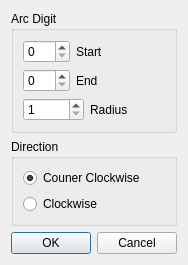
<?xml version="1.0" encoding="UTF-8"?>
<ui version="4.0">
 <class>DialogArcDigitEdit</class>
 <widget class="QDialog" name="DialogArcDigitEdit">
  <property name="geometry">
   <rect>
    <x>0</x>
    <y>0</y>
    <width>178</width>
    <height>263</height>
   </rect>
  </property>
  <property name="windowTitle">
   <string>Dialog</string>
  </property>
  <layout class="QVBoxLayout" name="verticalLayout_3">
   <item>
    <widget class="QGroupBox" name="groupBox">
     <property name="title">
      <string>Arc Digit</string>
     </property>
     <layout class="QVBoxLayout" name="verticalLayout">
      <item>
       <layout class="QHBoxLayout" name="horizontalLayout">
        <item>
         <widget class="QSpinBox" name="spBox_StartDigit">
          <property name="maximum">
           <number>359</number>
          </property>
         </widget>
        </item>
        <item>
         <widget class="QLabel" name="label">
          <property name="text">
           <string>Start</string>
          </property>
         </widget>
        </item>
        <item>
         <spacer name="horizontalSpacer">
          <property name="orientation">
           <enum>Qt::Horizontal</enum>
          </property>
          <property name="sizeHint" stdset="0">
           <size>
            <width>40</width>
            <height>20</height>
           </size>
          </property>
         </spacer>
        </item>
       </layout>
      </item>
      <item>
       <layout class="QHBoxLayout" name="horizontalLayout_2">
        <item>
         <widget class="QSpinBox" name="spBox_EndDigit">
          <property name="minimum">
           <number>0</number>
          </property>
          <property name="maximum">
           <number>359</number>
          </property>
         </widget>
        </item>
        <item>
         <widget class="QLabel" name="label_2">
          <property name="text">
           <string>End</string>
          </property>
         </widget>
        </item>
        <item>
         <spacer name="horizontalSpacer_2">
          <property name="orientation">
           <enum>Qt::Horizontal</enum>
          </property>
          <property name="sizeHint" stdset="0">
           <size>
            <width>40</width>
            <height>20</height>
           </size>
          </property>
         </spacer>
        </item>
       </layout>
      </item>
      <item>
       <layout class="QHBoxLayout" name="horizontalLayout_3">
        <item>
         <widget class="QSpinBox" name="spBox_Radius">
          <property name="minimum">
           <number>1</number>
          </property>
          <property name="maximum">
           <number>65535</number>
          </property>
         </widget>
        </item>
        <item>
         <widget class="QLabel" name="label_3">
          <property name="text">
           <string>Radius</string>
          </property>
         </widget>
        </item>
        <item>
         <spacer name="horizontalSpacer_3">
          <property name="orientation">
           <enum>Qt::Horizontal</enum>
          </property>
          <property name="sizeHint" stdset="0">
           <size>
            <width>40</width>
            <height>20</height>
           </size>
          </property>
         </spacer>
        </item>
       </layout>
      </item>
     </layout>
    </widget>
   </item>
   <item>
    <widget class="QGroupBox" name="groupBox_2">
     <property name="title">
      <string>Direction</string>
     </property>
     <layout class="QVBoxLayout" name="verticalLayout_2">
      <item>
       <widget class="QRadioButton" name="rButton_CounerClockwise">
        <property name="text">
         <string>Couner Clockwise</string>
        </property>
        <property name="checked">
         <bool>true</bool>
        </property>
       </widget>
      </item>
      <item>
       <widget class="QRadioButton" name="rButton_Clockwise">
        <property name="text">
         <string>Clockwise</string>
        </property>
       </widget>
      </item>
     </layout>
    </widget>
   </item>
   <item>
    <widget class="QDialogButtonBox" name="buttonBox">
     <property name="orientation">
      <enum>Qt::Horizontal</enum>
     </property>
     <property name="standardButtons">
      <set>QDialogButtonBox::Cancel|QDialogButtonBox::Ok</set>
     </property>
    </widget>
   </item>
  </layout>
 </widget>
 <resources/>
 <connections>
  <connection>
   <sender>buttonBox</sender>
   <signal>accepted()</signal>
   <receiver>DialogArcDigitEdit</receiver>
   <slot>accept()</slot>
   <hints>
    <hint type="sourcelabel">
     <x>168</x>
     <y>253</y>
    </hint>
    <hint type="destinationlabel">
     <x>157</x>
     <y>262</y>
    </hint>
   </hints>
  </connection>
  <connection>
   <sender>buttonBox</sender>
   <signal>rejected()</signal>
   <receiver>DialogArcDigitEdit</receiver>
   <slot>reject()</slot>
   <hints>
    <hint type="sourcelabel">
     <x>168</x>
     <y>253</y>
    </hint>
    <hint type="destinationlabel">
     <x>177</x>
     <y>262</y>
    </hint>
   </hints>
  </connection>
  <connection>
   <sender>spBox_StartDigit</sender>
   <signal>valueChanged(int)</signal>
   <receiver>DialogArcDigitEdit</receiver>
   <slot>arcDigitStartChadged(int)</slot>
   <hints>
    <hint type="sourcelabel">
     <x>49</x>
     <y>45</y>
    </hint>
    <hint type="destinationlabel">
     <x>3</x>
     <y>46</y>
    </hint>
   </hints>
  </connection>
  <connection>
   <sender>spBox_EndDigit</sender>
   <signal>valueChanged(int)</signal>
   <receiver>DialogArcDigitEdit</receiver>
   <slot>arcDigitEndChadged(int)</slot>
   <hints>
    <hint type="sourcelabel">
     <x>39</x>
     <y>76</y>
    </hint>
    <hint type="destinationlabel">
     <x>3</x>
     <y>75</y>
    </hint>
   </hints>
  </connection>
  <connection>
   <sender>spBox_Radius</sender>
   <signal>valueChanged(int)</signal>
   <receiver>DialogArcDigitEdit</receiver>
   <slot>arcDigitRadiusChadged(int)</slot>
   <hints>
    <hint type="sourcelabel">
     <x>53</x>
     <y>106</y>
    </hint>
    <hint type="destinationlabel">
     <x>3</x>
     <y>105</y>
    </hint>
   </hints>
  </connection>
  <connection>
   <sender>rButton_CounerClockwise</sender>
   <signal>clicked(bool)</signal>
   <receiver>DialogArcDigitEdit</receiver>
   <slot>arcDigitDirectionCounterClockwiseClicked(bool)</slot>
   <hints>
    <hint type="sourcelabel">
     <x>77</x>
     <y>176</y>
    </hint>
    <hint type="destinationlabel">
     <x>3</x>
     <y>174</y>
    </hint>
   </hints>
  </connection>
  <connection>
   <sender>rButton_Clockwise</sender>
   <signal>clicked(bool)</signal>
   <receiver>DialogArcDigitEdit</receiver>
   <slot>arcDigitDirectionClockwiseClicked(bool)</slot>
   <hints>
    <hint type="sourcelabel">
     <x>56</x>
     <y>197</y>
    </hint>
    <hint type="destinationlabel">
     <x>3</x>
     <y>199</y>
    </hint>
   </hints>
  </connection>
 </connections>
 <slots>
  <slot>arcDigitStartChadged(int)</slot>
  <slot>arcDigitEndChadged(int)</slot>
  <slot>arcDigitRadiusChadged(int)</slot>
  <slot>arcDigitDirectionCounterClockwiseClicked(bool)</slot>
  <slot>arcDigitDirectionClockwiseClicked(bool)</slot>
 </slots>
</ui>
